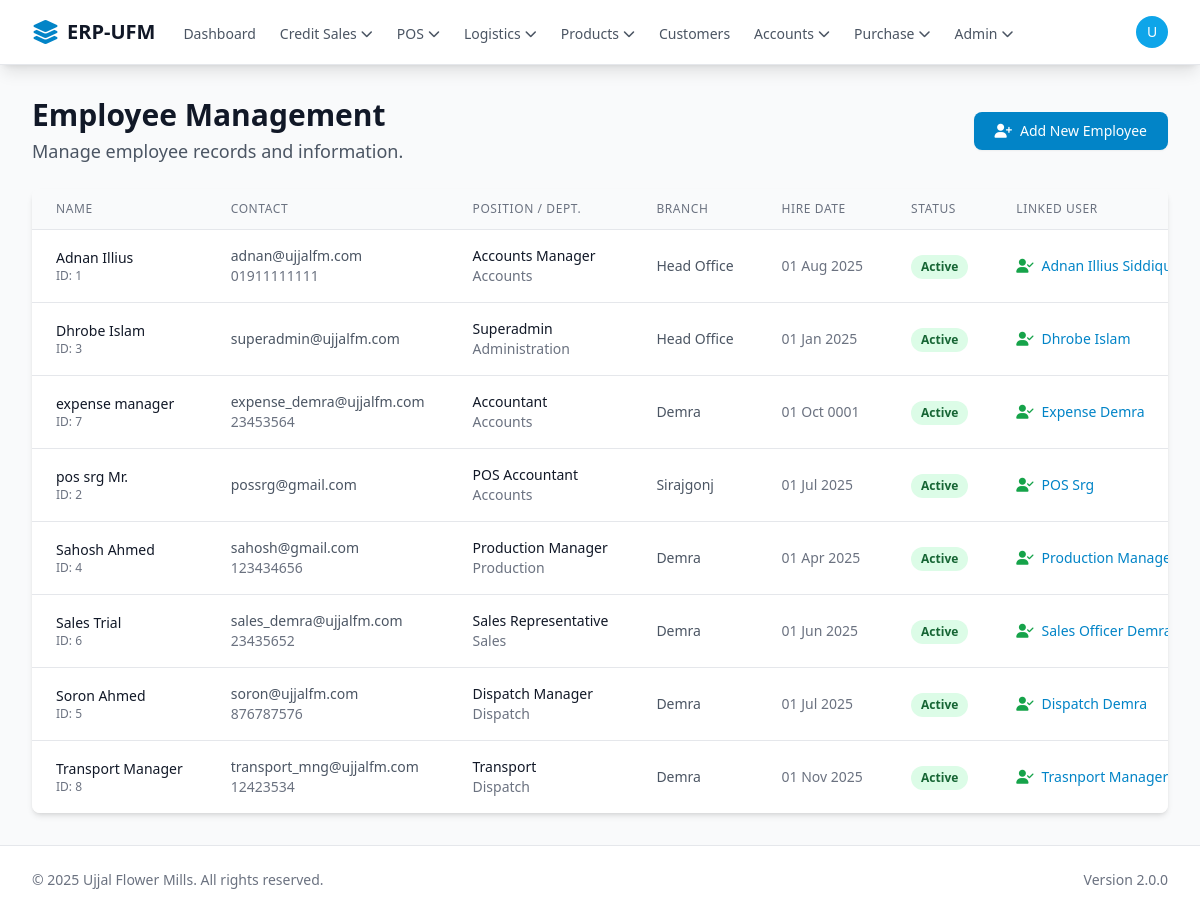
Page /admin/employees.php (signed in) on the committed database.
### tables this page shows
CREATE TABLE `employees` (
  `id` int(11) NOT NULL,
  `user_id` bigint(20) UNSIGNED DEFAULT NULL COMMENT 'Links to the `users` table',
  `first_name` varchar(100) NOT NULL,
  `last_name` varchar(100) NOT NULL,
  `email` varchar(100) NOT NULL,
  `phone` varchar(20) DEFAULT NULL,
  `address` text DEFAULT NULL,
  `position_id` int(11) DEFAULT NULL,
  `hire_date` date NOT NULL,
  `base_salary` decimal(10,2) NOT NULL DEFAULT 0.00,
  `status` enum('active','on_leave','terminated') NOT NULL DEFAULT 'active',
  `profile_picture` varchar(255) DEFAULT NULL,
  `branch_id` int(11) UNSIGNED DEFAULT 1
);

CREATE TABLE `positions` (
  `id` int(11) UNSIGNED NOT NULL,
  `department_id` int(11) UNSIGNED NOT NULL,
  `title` varchar(100) NOT NULL,
  `description` text DEFAULT NULL,
  `created_at` timestamp NOT NULL DEFAULT current_timestamp(),
  `updated_at` timestamp NOT NULL DEFAULT current_timestamp() ON UPDATE current_timestamp()
);

CREATE TABLE `departments` (
  `id` int(11) UNSIGNED NOT NULL,
  `name` varchar(100) NOT NULL,
  `created_at` timestamp NOT NULL DEFAULT current_timestamp(),
  `updated_at` timestamp NOT NULL DEFAULT current_timestamp() ON UPDATE current_timestamp()
);

CREATE TABLE `branches` (
  `id` int(10) UNSIGNED NOT NULL,
  `name` varchar(255) NOT NULL COMMENT 'Full name of the branch (e.g., "Savar SRG Factory")',
  `code` varchar(50) DEFAULT NULL COMMENT 'Short code for the branch (e.g., "SRG", "DEMRA")',
  `address` text DEFAULT NULL COMMENT 'Physical address of the branch',
  `phone_number` varchar(20) DEFAULT NULL,
  `status` enum('active','inactive') NOT NULL DEFAULT 'active',
  `created_at` timestamp NOT NULL DEFAULT current_timestamp(),
  `updated_at` timestamp NOT NULL DEFAULT current_timestamp() ON UPDATE current_timestamp()
);

CREATE TABLE `users` (
  `id` bigint(20) UNSIGNED NOT NULL,
  `uuid` varchar(36) NOT NULL DEFAULT uuid(),
  `display_name` varchar(255) NOT NULL,
  `email` varchar(255) NOT NULL,
  `password_hash` varchar(255) NOT NULL,
  `role` enum('Superadmin','admin','Accounts','accounts-demra','accounts-srg','accountspos-demra','accountspos-srg','dispatch-demra','dispatch-srg','dispatchpos-demra','dispatchpos-srg','production manager-srg','production manager-demra','sales-srg','sales-demra','sales-other','collector','Transport Manager') NOT NULL DEFAULT 'sales-other',
  `status` enum('active','pending','suspended') NOT NULL DEFAULT 'pending',
  `last_login` datetime DEFAULT NULL,
  `dashboard_preferences` text DEFAULT NULL COMMENT 'JSON array of selected dashboard widget keys',
  `created_at` timestamp NOT NULL DEFAULT current_timestamp(),
  `updated_at` timestamp NOT NULL DEFAULT current_timestamp() ON UPDATE current_timestamp()
);

### core/init.php (called while the page is built, shortened)
<?php
spl_autoload_register(function ($class) {
    $class_file = __DIR__ . '/classes/' . $class . '.php';
});
$db = Database::getInstance();

### core/classes/Database.php (called while the page is built, shortened)
<?php
class Database
{
    private static $_instance = null;
    private $_pdo,
            $_query,
            $_error = false,
            $_results,
            $_count = 0;
    private function __construct()
    {
        try {
            $options = [
                PDO::ATTR_PERSISTENT => true,
                PDO::ATTR_ERRMODE => PDO::ERRMODE_EXCEPTION,
                PDO::ATTR_DEFAULT_FETCH_MODE => PDO::FETCH_OBJ,
                PDO::MYSQL_ATTR_INIT_COMMAND => "SET NAMES utf8mb4 COLLATE utf8mb4_unicode_ci"
            ];
            $this->_pdo = new PDO('mysql:host=' . DB_HOST . ';dbname=' . DB_NAME . ';charset=utf8mb4', DB_USER, DB_PASS, $options);
        } catch (PDOException $e) {
            error_log("Database Connection Error: " . $e->getMessage());
            die("Database connection failed. Please check logs or contact support.");
        }
    }
    public static function getInstance()
    {
        if (!isset(self::$_instance)) {
            self::$_instance = new Database();
        }
        return self::$_instance;
    }
    public function query($sql, $params = [])
    {
        $this->_results = [];
        try {
            $this->_query = $this->_pdo->prepare($sql);
            $success = $this->_query->execute($params);
            if ($success) {
                if (stripos(trim($sql), 'SELECT') === 0) {
                    $this->_results = $this->_query->fetchAll(PDO::FETCH_OBJ);
                } else {
                    $this->_count = $this->_query->rowCount();
                }
            }
        } catch (PDOException $e) {
            $this->_error = true;
            error_log("SQL Error [{$e->getCode()}]: {$e->getMessage()} in query: $sql | Params: " . print_r($params, true));
        }
        return $this;
    }
    public function results()
    {
        return $this->_results;
    }
}
?>

### admin/employees.php (the view, shortened to what this page needs)
<?php
require_once '../core/init.php';
global $db;
$employees = [];
try {
    $employees = $db->query(
        "SELECT
            e.id,
            e.first_name,
            e.last_name,
            e.email,
            e.phone,
            e.hire_date,
            e.status,
            p.title as position_title,
            d.name as department_name, -- Still selected, but joined via positions
            b.name as branch_name,
            u.id as user_id,
            u.display_name as user_display_name,
            u.uuid as user_uuid -- Fetch user UUID for linking
        FROM
            employees e
        LEFT JOIN
            positions p ON e.position_id = p.id
        LEFT JOIN
            departments d ON p.department_id = d.id -- *** JOIN positions to departments ***
        LEFT JOIN
            branches b ON e.branch_id = b.id
        LEFT JOIN
            users u ON e.user_id = u.id
        ORDER BY
            e.first_name ASC, e.last_name ASC"
    )->results();
} catch (Exception $e) {
    $error = "Could not load employees: " . $e->getMessage();
}
require_once '../templates/header.php';
?>
<div class="flex justify-between items-center mb-6">
    <div>
        <h1 class="text-3xl font-bold text-gray-900">Employee Management</h1>
        <p class="text-lg text-gray-600 mt-1">
            Manage employee records and information.
        </p>
    </div>
    <?php if (in_array($_SESSION['user_role'], ['Superadmin', 'admin'])):  ?>
        <a href="manage_employee.php"
           class="inline-flex items-center px-5 py-2 border border-transparent rounded-lg shadow-sm text-sm font-medium text-white bg-primary-600 hover:bg-primary-700 focus:outline-none focus:ring-2 focus:ring-offset-2 focus:ring-primary-500 transition-colors">
            <i class="fas fa-user-plus mr-2"></i>Add New Employee
        </a>
    <?php endif; ?>
</div>
<div class="bg-white rounded-lg shadow-md overflow-hidden">
    <div class="overflow-x-auto">
        <table class="min-w-full divide-y divide-gray-200">
            <thead class="bg-gray-50">
                <tr>
                    <th scope="col" class="px-6 py-3 text-left text-xs font-medium text-gray-500 uppercase tracking-wider">Name</th>
                    <th scope="col" class="px-6 py-3 text-left text-xs font-medium text-gray-500 uppercase tracking-wider">Contact</th>
                    <th scope="col" class="px-6 py-3 text-left text-xs font-medium text-gray-500 uppercase tracking-wider">Position / Dept.</th>
                    <th scope="col" class="px-6 py-3 text-left text-xs font-medium text-gray-500 uppercase tracking-wider">Branch</th>
                    <th scope="col" class="px-6 py-3 text-left text-xs font-medium text-gray-500 uppercase tracking-wider">Hire Date</th>
                    <th scope="col" class="px-6 py-3 text-left text-xs font-medium text-gray-500 uppercase tracking-wider">Status</th>
                    <th scope="col" class="px-6 py-3 text-left text-xs font-medium text-gray-500 uppercase tracking-wider">Linked User</th>
                </tr>
            </thead>
            <tbody class="bg-white divide-y divide-gray-200">
                <?php foreach ($employees as $employee): ?>
                    <?php
                        $statusClasses = [
                            'active' => 'bg-green-100 text-green-800',
                            'on_leave' => 'bg-yellow-100 text-yellow-800',
                            'terminated' => 'bg-red-100 text-red-800'
                        ];
                        $statusClass = $statusClasses[$employee->status] ?? 'bg-gray-100 text-gray-800';
                    ?>
                    <tr>
                        <td class="px-6 py-4 whitespace-nowrap">
                            <div class="text-sm font-medium text-gray-900">
                                <?php echo htmlspecialchars($employee->first_name . ' ' . $employee->last_name); ?>
                            </div>
                             <div class="text-xs text-gray-500">ID: <?php echo $employee->id; ?></div>
                        </td>
                        <td class="px-6 py-4 whitespace-nowrap">
                            <div class="text-sm text-gray-600"><?php echo htmlspecialchars($employee->email); ?></div>
                            <div class="text-sm text-gray-500"><?php echo htmlspecialchars($employee->phone ?? '--'); ?></div>
                        </td>
                         <td class="px-6 py-4 whitespace-nowrap">
                            <div class="text-sm text-gray-900"><?php echo htmlspecialchars($employee->position_title ?? 'N/A'); ?></div>
                            <div class="text-sm text-gray-500"><?php echo htmlspecialchars($employee->department_name ?? 'N/A'); ?></div>
                        </td>
                        <td class="px-6 py-4 whitespace-nowrap text-sm text-gray-600">
                            <?php echo htmlspecialchars($employee->branch_name ?? 'N/A'); ?>
                        </td>
                         <td class="px-6 py-4 whitespace-nowrap text-sm text-gray-500">
                            <?php echo $employee->hire_date ? date('d M Y', strtotime($employee->hire_date)) : 'N/A'; ?>
                        </td>
                        <td class="px-6 py-4 whitespace-nowrap">
                            <span class="px-2.5 py-0.5 inline-flex text-xs leading-5 font-semibold rounded-full <?php echo $statusClass; ?>">
                                <?php echo ucfirst(str_replace('_', ' ', $employee->status)); ?>
                            </span>
                        </td>
                         <td class="px-6 py-4 whitespace-nowrap text-sm text-gray-600">
                            <?php if ($employee->user_id): ?>
                                <a href="manage_user.php?edit=<?php echo urlencode($employee->user_uuid); ?>" class="text-primary-600 hover:underline" title="Edit Linked User">
                                     <i class="fas fa-user-check mr-1 text-green-600"></i> <?php echo htmlspecialchars($employee->user_display_name ?? 'User #'.$employee->user_id); ?>
                                </a>
                            <?php else: ?>
                                <span class="text-gray-400 italic">None</span>
                            <?php endif; ?>
                        </td>
                    </tr>
                <?php endforeach; ?>
            </tbody>
        </table>
    </div>
</div>
<?php
require_once '../templates/footer.php';
?>

### rows in the picture
employees: first_name+last_name "Adnan Illius", id "1", email "adnan@ujjalfm.com", phone "01911111111", position.title "Accounts Manager", departments.name "Accounts", branch.name "Head Office", hire_date "01 Aug 2025", status "Active", user.display_name "Adnan Illius…"
employees: first_name+last_name "Dhrobe Islam", id "3", email "superadmin@ujjalfm.com", position.title "Superadmin", departments.name "Administration", branch.name "Head Office", hire_date "01 Jan 2025", status "Active", user.display_name "Dhrobe Islam"
employees: first_name+last_name "expense manager", id "7", email "expense_demra@ujjalfm.com", phone "23453564", position.title "Accountant", departments.name "Accounts", branch.name "Demra", hire_date "01 Oct 0001", status "Active", user.display_name "Expense Demra"
employees: first_name+last_name "pos srg Mr.", id "2", email "possrg@gmail.com", position.title "POS Accountant", departments.name "Accounts", branch.name "Sirajgonj", hire_date "01 Jul 2025", status "Active", user.display_name "POS Srg"
employees: first_name+last_name "Sahosh Ahmed", id "4", email "sahosh@gmail.com", phone "123434656", position.title "Production Manager", departments.name "Production", branch.name "Demra", hire_date "01 Apr 2025", status "Active", user.display_name "Production…"
employees: first_name+last_name "Sales Trial", id "6", email "sales_demra@ujjalfm.com", phone "23435652", position.title "Sales Representative", departments.name "Sales", branch.name "Demra", hire_date "01 Jun 2025", status "Active", user.display_name "Sales Officer…"
employees: first_name+last_name "Soron Ahmed", id "5", email "soron@ujjalfm.com", phone "876787576", position.title "Dispatch Manager", departments.name "Dispatch", branch.name "Demra", hire_date "01 Jul 2025", status "Active", user.display_name "Dispatch Demra"
employees: first_name+last_name "Transport Manager", id "8", email "transport_mng@ujjalfm.com", phone "12423534", position.title "Transport", departments.name "Dispatch", branch.name "Demra", hire_date "01 Nov 2025", status "Active", user.display_name "Trasnport Manager"

### other values in the picture
APP_NAME "ERP-UFM"
substr($currentUser['display_name'] ?? 'U', 0, 1) "U"
APP_VERSION "2.0.0"
